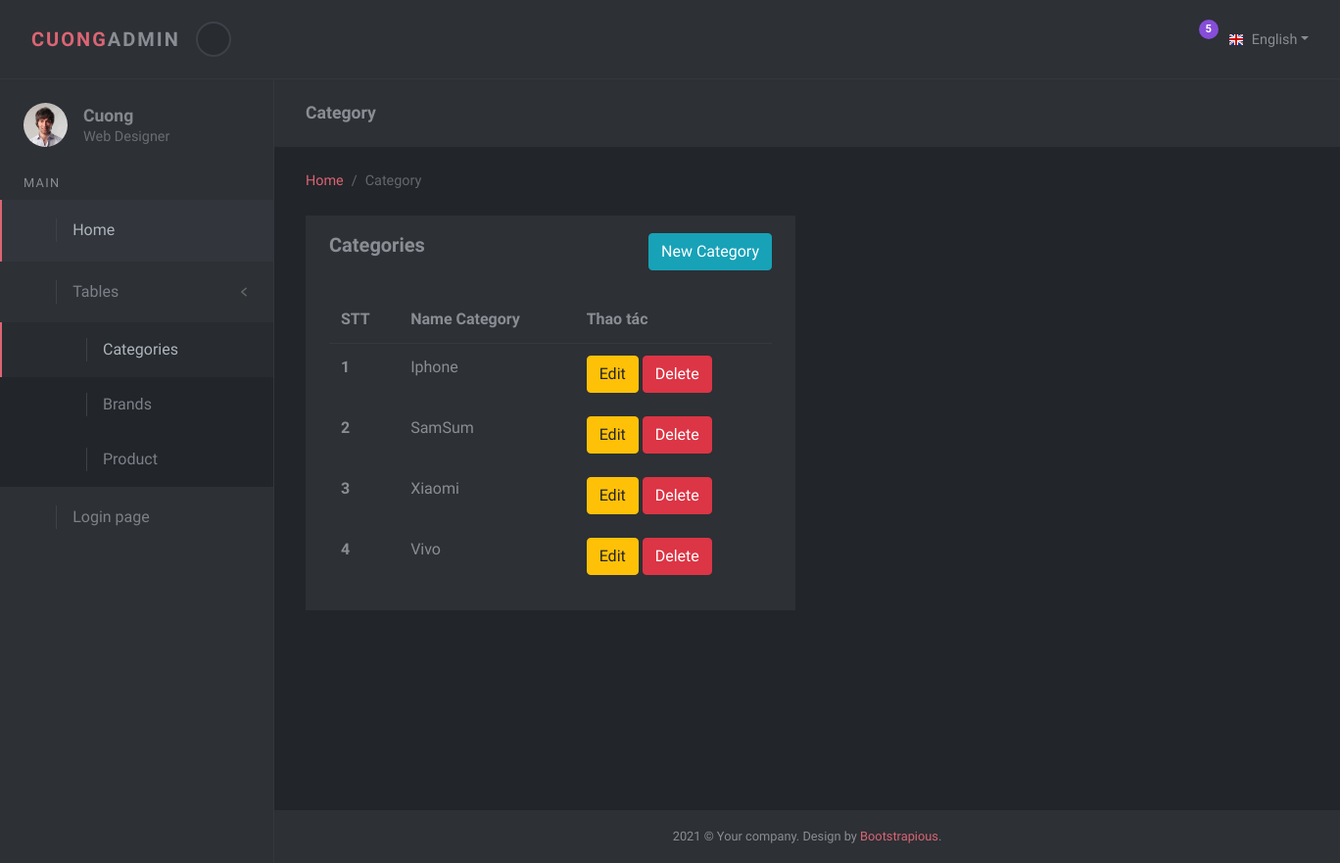
Screenshot of /admin/tables.php (signed in) with the database file from the repository.
### tables this page shows
CREATE TABLE `categories` (
  `id` int(11) NOT NULL,
  `name` varchar(255) DEFAULT NULL,
  `sort_order` tinyint(4) DEFAULT NULL,
  `active` tinyint(1) DEFAULT 1
);

### lib/database.php (called while the page is built, shortened)
<?php
Class Database{
	public $host   = DB_HOST;
	public $user   = DB_USER;
	public $pass   = DB_PASS;
	public $dbname = DB_NAME;
	public $link;
	private function connectDB(){
	$this->link = new mysqli($this->host, $this->user, $this->pass, $this->dbname);
 }
	public function select($query){
		$result = $this->link->query($query) or die($this->link->error.__LINE__);
		if($result->num_rows > 0){
			return $result;
		} else {
			return false;
		}
	}
}

### admin/classes/categories.php (called while the page is built, shortened)
<?php
include '../lib/database.php';
?>
<?php
class categories {
    private $db;
    public function __construct()
    {
        $this->db = new Database();
    }
    public function show_category() {
        $query = "SELECT * FROM categories WHERE active = 1 ORDER BY sort_order";
        $result = $this->db->select($query);
        return $result;
    }
}
?>

### admin/tables.php (the view, shortened to what this page needs)
<?php
include './inc/header.php';
include 'classes/categories.php';
?>
<?php
$class = new categories();
$show_category = $class->show_category();
?>
<div class="d-flex align-items-stretch">
  <nav id="sidebar">
    <div class="sidebar-header d-flex align-items-center p-4"><img class="avatar shadow-0 img-fluid rounded-circle" src="../img/avatar-6.jpg" alt="...">
      <div class="ms-3 title">
        <h1 class="h5 mb-1">Cuong</h1>
        <p class="text-sm text-gray-700 mb-0 lh-1">Web Designer</p>
      </div>
    </div><span class="text-uppercase text-gray-600 text-xs mx-3 px-2 heading mb-2">Main</span>
    <ul class="list-unstyled">
      <li class="sidebar-item active"><a class="sidebar-link" href="index.php">
          <svg class="svg-icon svg-icon-sm svg-icon-heavy">
            <use xlink:href="#real-estate-1"> </use>
          </svg><span>Home </span></a></li>
      <li class="sidebar-item"><a class="sidebar-link" data-bs-toggle="collapse">
          <svg class="svg-icon svg-icon-sm svg-icon-heavy">
            <use xlink:href="#browser-window-1"> </use>
          </svg><span>Tables </span></a>
        <ul class="list-unstyled " id="exampledropdownDropdown">
          <li class="sidebar-item active"><a class="sidebar-link" href="tables.php">
              <svg class="svg-icon svg-icon-sm svg-icon-heavy">
                <use xlink:href="#portfolio-grid-1"> </use>
              </svg><span>Categories </span></a></li>
          <li class="sidebar-item"><a class="sidebar-link" href="brands.php">
              <svg class="svg-icon svg-icon-sm svg-icon-heavy">
                <use xlink:href="#portfolio-grid-1"> </use>
              </svg><span>Brands </span></a></li>
          <li class="sidebar-item"><a class="sidebar-link" href="products.php">
              <svg class="svg-icon svg-icon-sm svg-icon-heavy">
                <use xlink:href="#portfolio-grid-1"> </use>
              </svg><span>Product </span></a></li>
        </ul>
      <li class="sidebar-item"><a class="sidebar-link" href="?action=logout">
          <svg class="svg-icon svg-icon-sm svg-icon-heavy">
            <use xlink:href="#disable-1"> </use>
          </svg><span>Login page </span></a></li>
  </nav>
  <div class="page-content form-page">
    <div class="bg-dash-dark-2 py-4">
      <div class="container-fluid">
        <h2 class="h5 mb-0">Category</h2>
      </div>
    </div>
    <div class="container-fluid py-2">
      <nav aria-label="breadcrumb">
        <ol class="breadcrumb mb-0 py-3 px-0">
          <li class="breadcrumb-item"><a href="index.php">Home</a></li>
          <li class="breadcrumb-item active" aria-current="page">Category</li>
        </ol>
      </nav>
    </div>
    <section class="tables py-0">
      <div class="container-fluid">
        <div class="row gy-4">
          <div class="col-lg-6">
            <div class="card mb-0">
              <div class="card-header d-flex justify-content-between">
                <h3 class="h4 mb-0">Categories</h3>
                <h3><a href="cateadd.php" class="btn btn-info">New Category</a></h3>
              </div>
              <div class="card-body pt-0">
                <div class="table-responsive">
                  <table class="table mb-0">
                    <thead>
                      <tr>
                        <th>STT</th>
                        <th>Name Category</th>
                        <th>Thao tác</th>
                      </tr>
                    </thead>
                    <tbody>
                      <?php
                      if ($show_category) {
                        while ($result = $show_category->fetch_assoc()) {
                      ?>
                          <tr>
                            <th class="border-bottom-0" scope="row"><?php echo $result['sort_order'] ?></th>
                            <td class="border-bottom-0"><?php echo $result['name'] ?></td>
                            <td class="border-bottom-0">
                              <a href="cateedit.php?id=<?php echo $result['id'] ?>" class="btn btn-warning">Edit</a>
                              <a onclick="return confirm('You are want delete?')" href="?deleid=<?php echo $result['id'] ?>" class="btn btn-danger" >Delete</a>
                            </td>
                          </tr>
                      <?php
                        }
                      }
                      ?>
                    </tbody>
                  </table>
                </div>
              </div>
            </div>
          </div>
        </div>
      </div>
    </section>
    <?php include './inc/footer.php'; ?>

### rows the page displays
categories: sort_order "1", name "Iphone"
categories: sort_order "2", name "SamSum"
categories: sort_order "3", name "Xiaomi"
categories: sort_order "4", name "Vivo"
